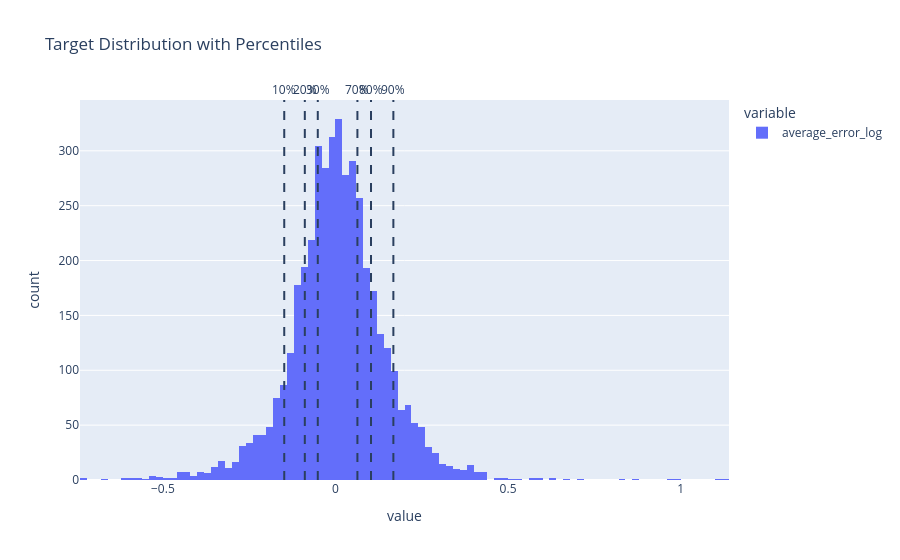

Notebook source saved alongside this figure:
### Code cell
pre_y_over = inst_model_df[targ]

percentiles = [0.1, 0.2, 0.3, 0.7, 0.8, 0.9]
values = np.quantile(pre_y_over, percentiles)

fig = px.histogram(pre_y_over, nbins=100, title="Target Distribution with Percentiles")

for p, v in zip(percentiles, values):
    fig.add_vline(
        x=v,
        line_dash="dash",
        annotation_text=f"{int(p*100)}%",
        annotation_position="top"
    )

fig.show()

### Figure 1 — Plotly figure (JSON) as saved in the notebook; plotly's stock layout.template omitted (floating-point values rounded to 4 significant figures; data arrays with more than 128 entries replaced by an {"elided": "..."} marker saying what was removed)
{"data": [{"bingroup": "x", "hovertemplate": "variable=average_error_log<br>value=%{x}<br>count=%{y}<extra></extra>", "legendgroup": "average_error_log", "marker": {"color": "#636efa", "pattern": {"shape": ""}}, "name": "average_error_log", "nbinsx": 100, "orientation": "v", "showlegend": true, "type": "histogram", "x": {"elided": "4327 float values"}, "xaxis": "x", "yaxis": "y"}], "layout": {"annotations": [{"showarrow": false, "text": "10%", "x": -0.1484, "xanchor": "center", "xref": "x", "y": 1, "yanchor": "bottom", "yref": "y domain"}, {"showarrow": false, "text": "20%", "x": -0.08875, "xanchor": "center", "xref": "x", "y": 1, "yanchor": "bottom", "yref": "y domain"}, {"showarrow": false, "text": "30%", "x": -0.05122, "xanchor": "center", "xref": "x", "y": 1, "yanchor": "bottom", "yref": "y domain"}, {"showarrow": false, "text": "70%", "x": 0.06359, "xanchor": "center", "xref": "x", "y": 1, "yanchor": "bottom", "yref": "y domain"}, {"showarrow": false, "text": "80%", "x": 0.103, "xanchor": "center", "xref": "x", "y": 1, "yanchor": "bottom", "yref": "y domain"}, {"showarrow": false, "text": "90%", "x": 0.1678, "xanchor": "center", "xref": "x", "y": 1, "yanchor": "bottom", "yref": "y domain"}], "barmode": "relative", "legend": {"title": {"text": "variable"}, "tracegroupgap": 0}, "shapes": [{"line": {"dash": "dash"}, "type": "line", "x0": -0.1484, "x1": -0.1484, "xref": "x", "y0": 0, "y1": 1, "yref": "y domain"}, {"line": {"dash": "dash"}, "type": "line", "x0": -0.08875, "x1": -0.08875, "xref": "x", "y0": 0, "y1": 1, "yref": "y domain"}, {"line": {"dash": "dash"}, "type": "line", "x0": -0.05122, "x1": -0.05122, "xref": "x", "y0": 0, "y1": 1, "yref": "y domain"}, {"line": {"dash": "dash"}, "type": "line", "x0": 0.06359, "x1": 0.06359, "xref": "x", "y0": 0, "y1": 1, "yref": "y domain"}, {"line": {"dash": "dash"}, "type": "line", "x0": 0.103, "x1": 0.103, "xref": "x", "y0": 0, "y1": 1, "yref": "y domain"}, {"line": {"dash": "dash"}, "type": "line", "x0": 0.1678, "x1": 0.1678, "xref": "x", "y0": 0, "y1": 1, "yref": "y domain"}], "title": {"text": "Target Distribution with Percentiles"}, "xaxis": {"anchor": "y", "domain": [0, 1], "title": {"text": "value"}}, "yaxis": {"anchor": "x", "domain": [0, 1], "title": {"text": "count"}}}}
